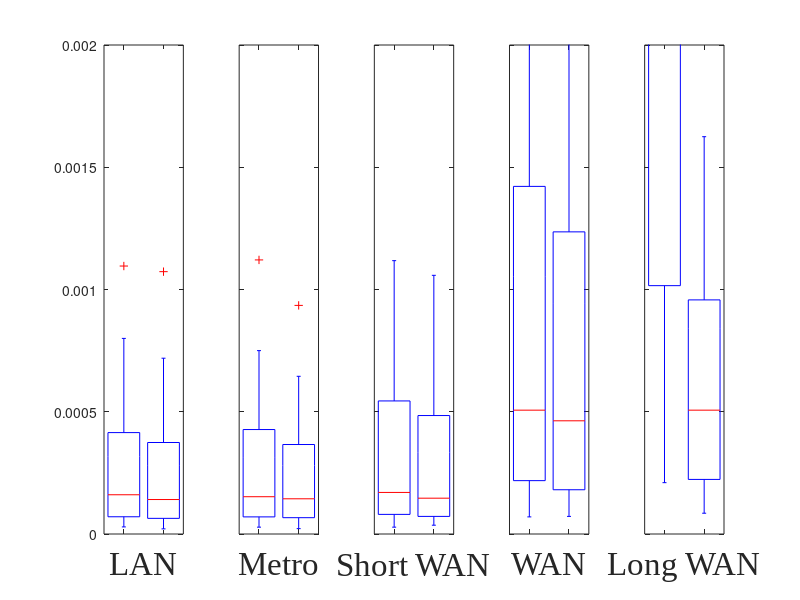

Recreate this plot in MATLAB. (Note: this script raises an error after producing the figure.)
clear all;
close all;
clc;

fsize=24;
fsize_legend = 22;
fsize_axis = 24;
fname = 'Times New Roman';

fig = figure;


%data1 = dlmread('LAN_TCP_Jitter.csv')';
%data2 = dlmread('Metro_TCP_Jitter.csv')';
%data3 = dlmread('ShortWAN_TCP_Jitter.csv')';
%data4 = dlmread('WAN_TCP_Jitter.csv')';
%data5 = dlmread('LongWAN_TCP_Jitter.csv')';

data1 = dlmread('LAN_UDP_Jitter.csv')';
data2 = dlmread('Metro_UDP_Jitter.csv')';
data3 = dlmread('ShortWAN_UDP_Jitter.csv')';
data4 = dlmread('WAN_UDP_Jitter.csv')';
data5 = dlmread('LongWAN_UDP_Jitter.csv')';

subplot(1,5,1)
boxplot(data1)
ylim([0 0.002])
xlabel('LAN','fontname',fname,'fontsize',fsize);
set(gca,'xticklabel',[])
%set(gca,'yticklabel',[])

subplot(1,5,2)
boxplot(data2)
ylim([0 0.002])
xlabel('Metro','fontname',fname,'fontsize',fsize);
set(gca,'xticklabel',[])
set(gca,'yticklabel',[])

subplot(1,5,3)
boxplot(data3)
ylim([0 0.002])
xlabel('Short WAN','fontname',fname,'fontsize',fsize);
set(gca,'xticklabel',[])
set(gca,'yticklabel',[])

subplot(1,5,4)
boxplot(data4)
ylim([0 0.002])
xlabel('WAN','fontname',fname,'fontsize',fsize);
set(gca,'xticklabel',[])
set(gca,'yticklabel',[])

subplot(1,5,5)
boxplot(data5)
ylim([0 0.002])
xlabel('Long WAN','fontname',fname,'fontsize',fsize);
set(gca,'xticklabel',[])
set(gca,'yticklabel',[])

han=axes(fig,'visible','off'); 
han.YLabel.Visible='on';
%set(gca,'YTick')
ylabel(sprintf('Jitter','Interpreter','latex','fontname',fname,'fontsize',fsize));


